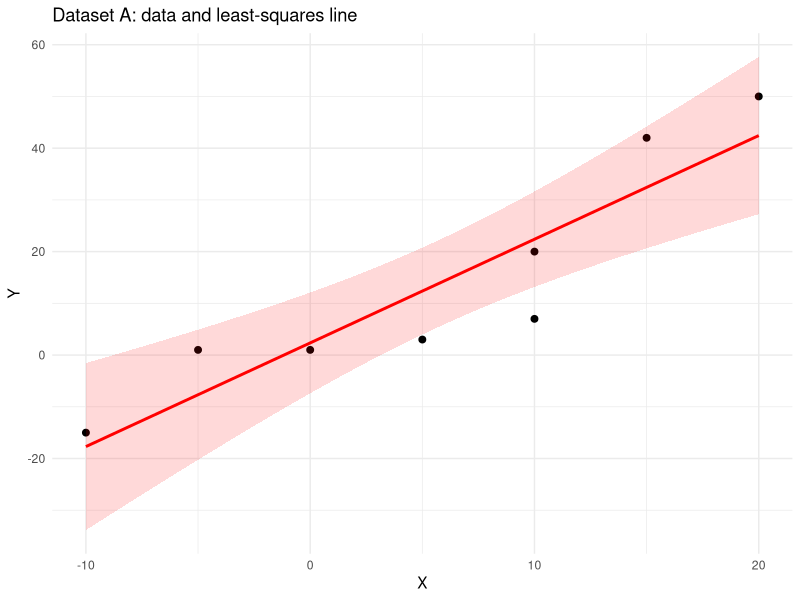
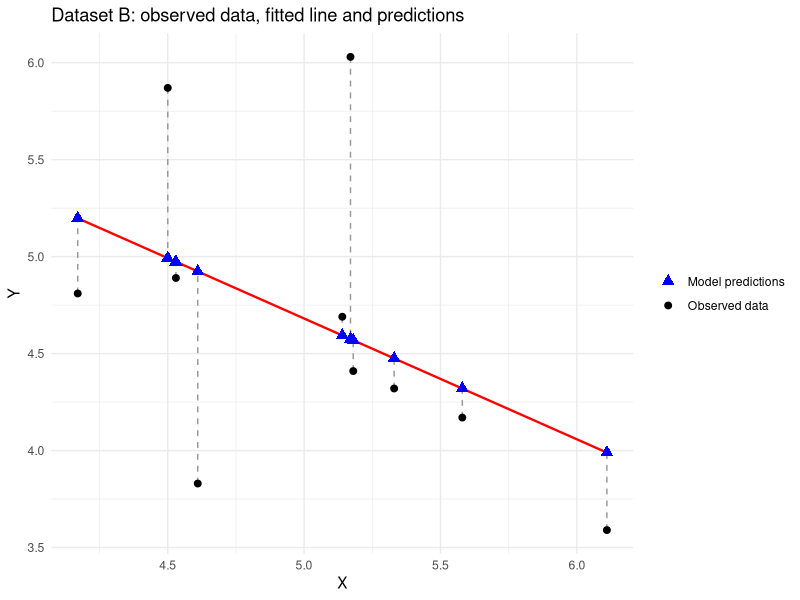

Write R code to recreate these figures, in order.
## ---- chunk 1
knitr::opts_chunk$set(echo = TRUE, message = FALSE, warning = FALSE,
                      fig.align = "center", fig.width = 7, fig.height = 4.5)
library(ggplot2)
## ---- chunk 2
#' Least-squares slope and intercept from the closed-form formulas
#'
#' @param x Numeric vector of predictor values.
#' @param y Numeric vector of responses (same length as `x`).
#' @return Named numeric vector with the intercept `b` and the slope `a`.
ols_line <- function(x, y) {
  a <- sum((x - mean(x)) * (y - mean(y))) / sum((x - mean(x))^2)
  b <- mean(y) - a * mean(x)
  c(b = b, a = a)
}
## ---- chunk 3
x_a <- c(-10, -5, 0, 5, 10, 10, 15, 20)
y_a <- c(-15,  1, 1, 3, 20,  7, 42, 50)
data_a <- data.frame(x = x_a, y = y_a)

model_a <- lm(y ~ x, data = data_a)
coef(model_a)

# The closed-form solution must agree with lm()
all.equal(unname(ols_line(x_a, y_a)), unname(coef(model_a)))


summary(model_a)$r.squared
## ---- chunk 4
ggplot(data_a, aes(x = x, y = y)) +
  geom_point(size = 2) +
  geom_smooth(method = "lm", colour = "red", fill = "red", alpha = 0.15) +
  labs(title = "Dataset A: data and least-squares line",
       x = "X", y = "Y") +
  theme_minimal()
## ---- chunk 5
x_b <- c(4.17, 5.58, 5.18, 6.11, 4.50, 4.61, 5.17, 4.53, 5.33, 5.14)
y_b <- c(4.81, 4.17, 4.41, 3.59, 5.87, 3.83, 6.03, 4.89, 4.32, 4.69)
data_b <- data.frame(x = x_b, y = y_b)

model_b <- lm(y ~ x, data = data_b)
coef(model_b)
summary(model_b)$r.squared

# Model predictions: y_hat_i = a * x_i + b
data_b$y_hat <- predict(model_b)
## ---- chunk 6
ggplot(data_b, aes(x = x)) +
  geom_segment(aes(xend = x, y = y, yend = y_hat),
               colour = "grey60", linetype = "dashed") +
  geom_smooth(aes(y = y), method = "lm", se = FALSE,
              colour = "red", linewidth = 0.8) +
  geom_point(aes(y = y, colour = "Observed data"), size = 2) +
  geom_point(aes(y = y_hat, colour = "Model predictions"),
             shape = 17, size = 3) +
  scale_colour_manual(values = c("Observed data" = "black",
                                 "Model predictions" = "blue")) +
  labs(title = "Dataset B: observed data, fitted line and predictions",
       x = "X", y = "Y", colour = NULL) +
  theme_minimal()
## ---- chunk 7
# Coefficient matrix, written explicitly (one row per interior point)
A <- matrix(c(
   4, -1,  0, -1,  0,  0,  0,  0,  0,
  -1,  4, -1,  0, -1,  0,  0,  0,  0,
   0, -1,  4,  0,  0, -1,  0,  0,  0,
  -1,  0,  0,  4, -1,  0, -1,  0,  0,
   0, -1,  0, -1,  4, -1,  0, -1,  0,
   0,  0, -1,  0, -1,  4,  0,  0, -1,
   0,  0,  0, -1,  0,  0,  4, -1,  0,
   0,  0,  0,  0, -1,  0, -1,  4, -1,
   0,  0,  0,  0,  0, -1,  0, -1,  4
), nrow = 9, byrow = TRUE)

# Right-hand side: sum of the known boundary neighbours of each interior point
b <- c(95 + 53,  87,  63 + 51,
       29,        0,  52,
       25 + 18,  21,  20 + 48)

# Sanity checks: the matrix must be 9 x 9 and symmetric
dim(A)
isSymmetric(A)
## ---- chunk 8
# 1. Classify the system
qr(A)$rank              # rank of A
qr(cbind(A, b))$rank    # rank of the augmented matrix

# 2. Solve
t_interior <- solve(A, b)
names(t_interior) <- c("T22", "T23", "T24", "T32", "T33", "T34", "T42", "T43", "T44")
round(t_interior, 2)

# 3. Verify the solution
all.equal(as.vector(A %*% t_interior), b)
## ---- chunk 9
names(which.max(t_interior)); max(t_interior)
names(which.min(t_interior)); min(t_interior)
## ---- chunk 10
corners <- c(
  T11 = (95 + 53 + t_interior[["T22"]]) / 3,
  T15 = (63 + 51 + t_interior[["T24"]]) / 3,
  T51 = (25 + 18 + t_interior[["T42"]]) / 3,
  T55 = (48 + 20 + t_interior[["T44"]]) / 3
)
round(corners, 2)
